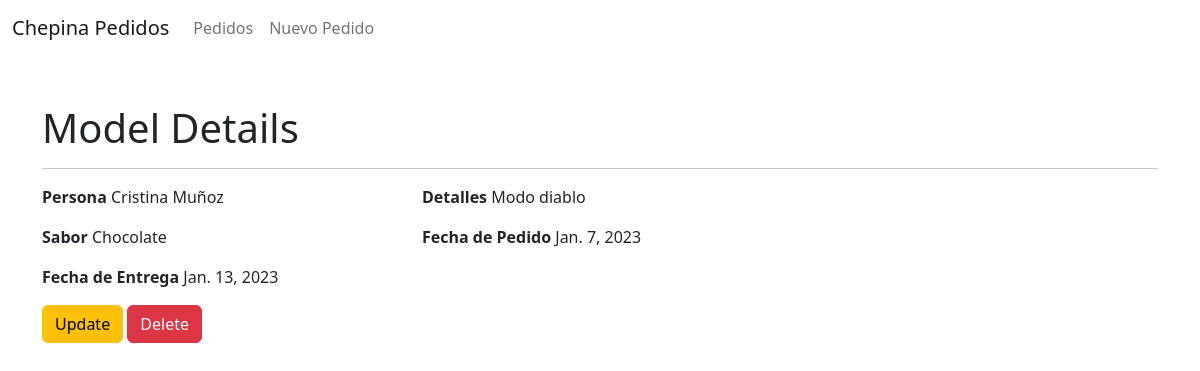
The page /cakes/pedido/3/detail/ on the database its author committed.
### Cakes/models.py (models this page shows, shortened)
class Pedidos(models.Model):
    sabor_Choices = (('Chocolate', 'chocolate'),
                     ('Vainilla', 'vainilla'),
                     ('Confetti', 'confetti'),
                     )
    sabor = models.CharField(max_length=208,choices=sabor_Choices)
    persona = models.CharField(max_length=208)
    fecha_pedido = models.DateField(default=timezone.now)
    fecha_entrega = models.DateField(blank=False, null=False)
    direccion = models.CharField(max_length=200)
    direccion_URL = models.URLField(blank=True, null=True)
    detalles = models.TextField(blank=True, null=True)
    entre = models.BooleanField(default=False)

### Cakes/views.py (the view)
# urls.py: re_path(r'^pedido/(?P<pk>\d+)/detail/$', views.PedidoDetailView.as_view(), name='pedidos_detail'),
class PedidoDetailView(DetailView):
    model = models.Pedidos

### templates/Cakes/pedidos_detail.html (shortened to what this page needs)
<!DOCTYPE html>
{% include 'Cakes/base.html' %}
{% block content %}
<div class="container mt-5">
    <h1>Model Details</h1>
    <hr>
    <div class="row">
      <div class="col-md-4">
        <p><strong>Persona</strong> {{ pedidos.persona }}</p>
        <p><strong>Sabor</strong> {{ pedidos.sabor }}</p>
        <p><strong>Fecha de Entrega</strong> {{ pedidos.fecha_entrega }}</p>
      </div>
      <div class="col-md-4">
        <p><strong>Detalles</strong> {{ pedidos.detalles}}</p>
        <p><strong>Fecha de Pedido</strong> {{ pedidos.fecha_pedido }}</p>
      </div>
    </div>
    <form method="post" action="{% url 'Cakes:pedidos_delete' object.pk %}">
      <a href="{% url 'Cakes:pedidos_update' object.pk %}" class="btn btn-warning mr-2">Update</a>
      <input type="submit" value="Delete" class="btn btn-danger" onclick="return confirm('Are you sure you want to delete this object?');" />
   </form>
</div>
{% endblock content %}

### rows shown on the page
Pedidos: persona "Cristina Muñoz", sabor "Chocolate", fecha_entrega "Jan. 13, 2023", detalles "Modo diablo", fecha_pedido "Jan. 7, 2023"
